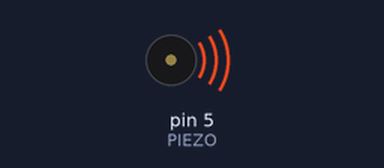
This sketch was run on a simulated Arduino Nano, built with avr-gcc and run on an emulated ATmega328P. Shown: buzzer (waves = sounding).

Above: at 0.2 s.
At 2.58 s:
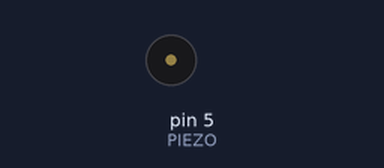
Timing chart, 0 to 3.0 s (numbered marks = the images above):
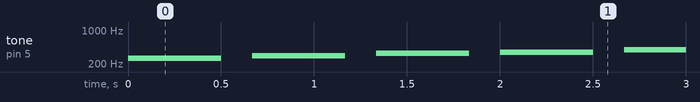

The sketch:

rushi-nano-tone.ino
```cpp
// (licence header left out)
/*
 * ------------------------------------------------------------------------------------------------
 * Library files
 * ------------------------------------------------------------------------------------------------
 */

/*
 * ------------------------------------------------------------------------------------------------
 * Macros
 * ------------------------------------------------------------------------------------------------
 */

/*
 * ------------------------------------------------------------------------------------------------
 * Global declarations
 * ------------------------------------------------------------------------------------------------
 */
  int sa=262, re=294, ga=330, ma=349, pa=392, dha=440, ni=494, sa1=524; // freqencies of notes
  int PIEZO=5;      // label pin 5 as PIEZO
  int duration=500; // duration of playing of a note
  int tempo=667;    // interval between two notes(tempo=1.3*duration)

/*
 * ------------------------------------------------------------------------------------------------
 * Functions, ISRs
 * ------------------------------------------------------------------------------------------------
 */

/*
 * ------------------------------------------------------------------------------------------------
 * put your setup code here, to run once:
 * ------------------------------------------------------------------------------------------------
 */
 void setup() {
  pinMode(PIEZO, OUTPUT); // set pin 5 as output
  }
/*
 * ------------------------------------------------------------------------------------------------
 * put your main code here, to run repeatedly:
 * ------------------------------------------------------------------------------------------------
 */
 void loop() {
  /* aaroh  */
  tone(PIEZO, sa, duration);  // play 'sa'
  delay(tempo);
  tone(PIEZO, re, duration);  // play 're'
  delay(tempo);
  tone(PIEZO, ga, duration);  // play 'ga'
  delay(tempo);
  tone(PIEZO, ma, duration);  // play 'ma'
  delay(tempo);
  tone(PIEZO, pa, duration);  // play 'pa'
  delay(tempo);
  tone(PIEZO, dha, duration); // play 'dha'
  delay(tempo);
  tone(PIEZO, ni, duration);  // play 'ni'
  delay(tempo);
  tone(PIEZO, sa1, duration); // play 'sa1'
  delay(tempo);
  /* avaroh  */
  tone(PIEZO, sa1, duration); // play 'sa1'
  delay(tempo);
  tone(PIEZO, ni, duration);  // play 'ni'
  delay(tempo);
  tone(PIEZO, dha, duration); // play 'dha'
  delay(tempo);
  tone(PIEZO, pa, duration);  // play 'pa'
  delay(tempo);
  tone(PIEZO, ma, duration);  // play 'ma'
  delay(tempo);
  tone(PIEZO, ga, duration);  // play 'ga'
  delay(tempo);
  tone(PIEZO, re, duration);  // play 're'
  delay(tempo);
  tone(PIEZO, sa, duration);  // play 'sa'
  delay(tempo);
 }
```

Measured:
- by itself, tone on pin 5 (PIEZO): plays 262 Hz for 0.50 s, 294 Hz for 0.50 s, 330 Hz for 0.50 s, 349 Hz for 0.50 s, 392 Hz for 0.50 s, 440 Hz for 0.50 s … (195 notes in this stretch)
